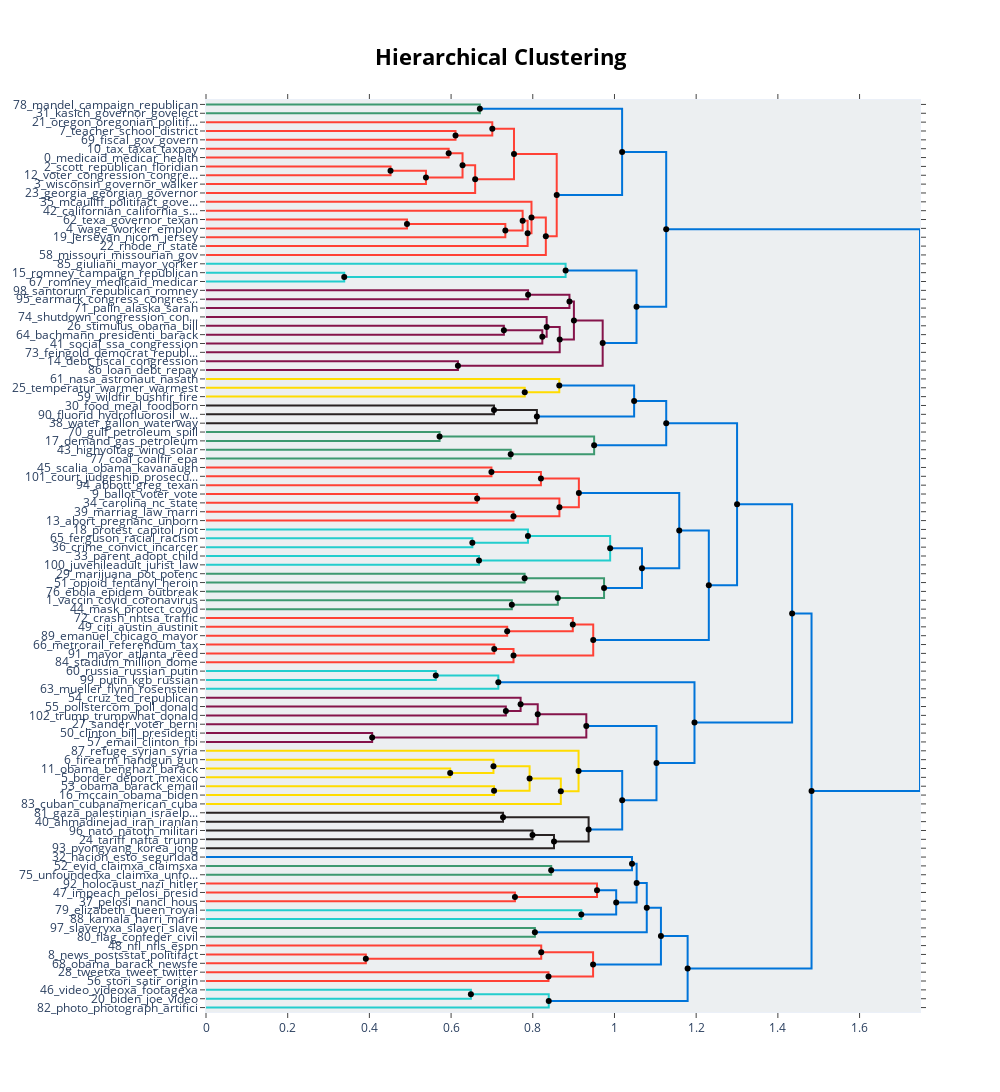

The notebook cell saved with this chart:
### Code cell
from scipy.cluster import hierarchy as sch

# Hierarchical topics
linkage_function = lambda x: sch.linkage(x, 'single', optimal_ordering=True)
hierarchical_topics = topic_model.hierarchical_topics(summaries, linkage_function=linkage_function)

topic_model.visualize_hierarchy(hierarchical_topics=hierarchical_topics)
